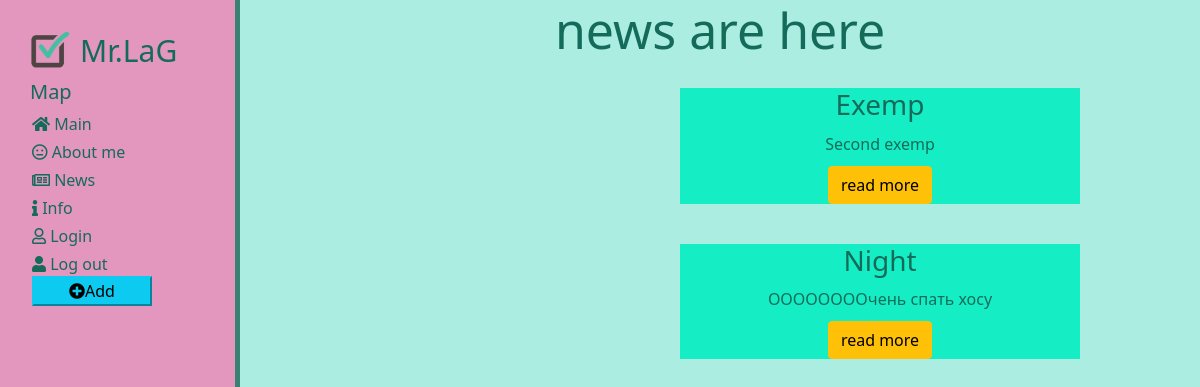
The page /news/ on the database as committed earlier.
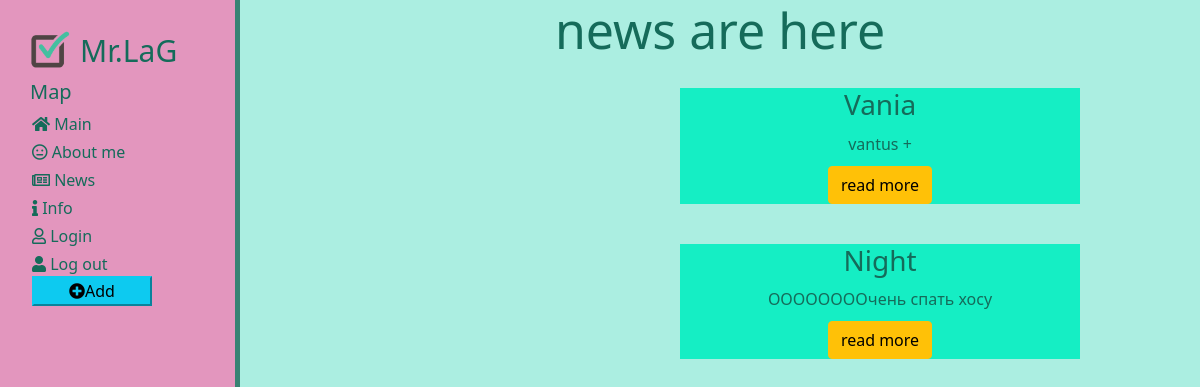
The same page on the database as committed later.
### news/models.py (models this page shows, shortened)
class Information(models.Model):
    title = models.CharField('Name', max_length=5)  ## what would be, if field is empty ""default='None'"" (as the exemple)
    intro = models.CharField('Anons', max_length=250)  ## field - for small volume of texts (less then 250 signs)
    full_text = models.TextField('Article')  ## field - for huge volume of texts
    date = models.DateTimeField('Date')  ## field - for date
    class Meta:
        verbose_name = 'Information'
        verbose_name_plural = 'Information'

### news/views.py (the view)
# urls.py: path('', views.news_home, name='news_home'),
def news_home (request):                          # method - 2 (with sorting)
    news = Information.objects.order_by('-date')  # sort get information by attribute
    news_dict = {"news": news}
    return render(request, 'news/news_home.html', news_dict)

### news/templates/news/news_home.html (shortened to what this page needs)
{% extends 'main/html_layout.html' %}
{% block content %}
    <div class="features">
        <h1>news are here</h1>
        {% for el in news %}
            <div class="new-news" >
                <h3>{{ el.title }}</h3>
                <p>{{ el.intro}}</p>
                <a href="{% url 'news_detail' el.id %}" class="btn btn-warning">read more</a>
            </div>
        {% endfor %}
    </div>
{% endblock %}

### main/templates/main/html_layout.html (shortened to what this page needs)
{% load static %}
<!doctype html>
<html lang="en">
<head>
    <link rel="stylesheet" href="https://cdn.jsdelivr.net/npm/bootstrap@5.1.0/dist/css/bootstrap.min.css">
    <link rel="stylesheet" href="{% static 'main/css/main.css' %}">
    <link rel="stylesheet" href="https://use.fontawesome.com/releases/v5.8.2/css/all.css">
</head>
<body>
    <aside>
        <img src="{% static 'main/img/ok.png' %}" alt="Logo">
        <span class="logo">Mr.LaG</span>
        <h3>Map</h3>
        <ul>
            <a href="{% url 'home' %}"><li><i class="fas fa-home"></i>  Main</li></a>
            <a href="{% url 'about' %}"><li><i class="far fa-meh"></i>  About me</li></a>
            <a href="{% url 'news_home' %}"><li><i class="far fa-newspaper"></i>  News</li></a>
            <a href="{% url 'info' %}"><li><i class="fas fa-info"></i>  Info</li></a>
            <a href="{% url 'login' %}"><li><i class="far fa-user"></i>  Login</li></a>
            <a href="{% url 'logout' %}"><li><i class="fas fa-user"></i>  Log out</li></a>
            <a href="{% url 'create' %}"><button class="btn-info" ><i class="fas fa-plus-circle"></i>Add</button></a>
        </ul>
    </aside>
    <main>
        {% block content %}
        {% endblock %}
    </main>
</body>
</html>

### main/static/main/css/main.css (style rules this page uses)
body { background: #ABEEE1; }
aside { float: left; background: #E396BE; width: 20%; height: 100vh; padding: 2.5%; color: #156B5A; border-right: 5px solid #388273; }
aside img { width: 40px; float: left; }
aside .logo { font-size: 30px; margin-left: 10px; font-weight: italic; position: relative; top: -2px }
aside h3 { margin-top: 5px; font-size: 20px; }
aside ul { list-style: none }
aside ul li { color: #156B5A; display: block; margin-top: 4px; margin-left: -30px; transition: transform 0.3s ease; }
aside ul a { text-decoration: none; }
.features { float: left; color: #156B5A; margin-top: 100; text-align: center; width: 80%; }
.features h1 { font-size:50px }
.features p { max-width: 400px; margin: 10px auto; }
.new-news { color: #156B5A; background: #15EEC4; overflow-wrap: break-word; float: left; clear: both; width: 400px; margin: 20px 26%; margin-left: +440px; text-align: center; }
.btn-info { float: left; width: 120px; margin-left: -30px; transition: transform 0.3s ease; }

Rows that differ between the two databases and show on the page:
removed Information: title "Exemp", intro "Second exemp"
added Information: title "Vania", intro "vantus +"
